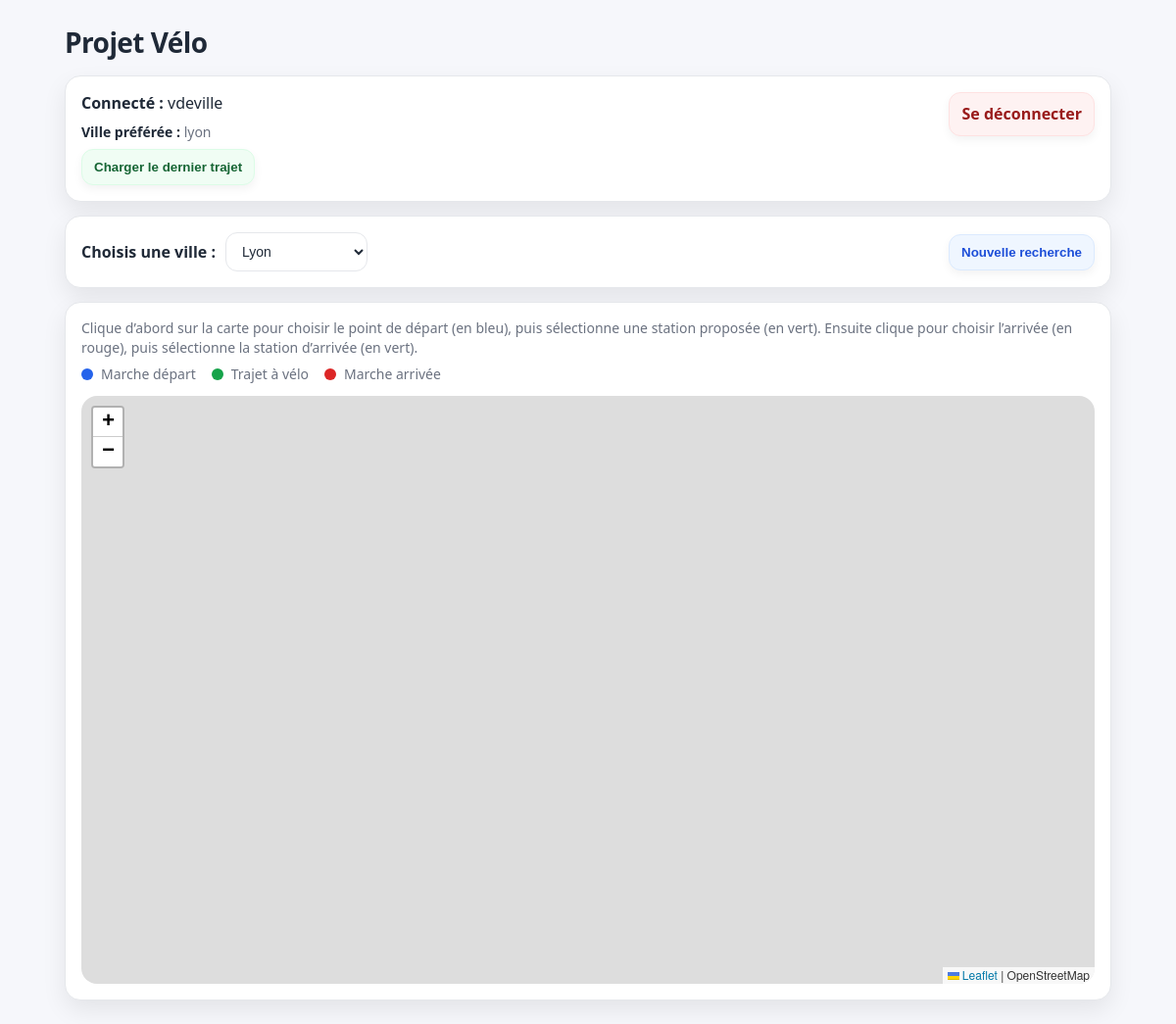
Screenshot of / (signed in) with the database file from the repository.
### app.py (models this page shows)
class User(UserMixin, db.Model):
    id = db.Column(db.Integer, primary_key=True)
    username = db.Column(db.String(250), unique=True, nullable=False)
    password = db.Column(db.String(250), nullable=False)
    preferedcity = db.Column(db.String(250), nullable=True)
    lastitinerary = db.Column(db.Text, nullable=True)

### app.py (the view)
@app.route("/")
def index():
    return render_template("index.html")

### app.py (called while the page is built)
@login_manager.user_loader
def loader_user(user_id):
    return db.session.get(User, int(user_id))

### templates/index.html (shortened to what this page needs)
<!DOCTYPE html>
<html lang="fr">
<head>
    <link rel="stylesheet" href="https://unpkg.com/leaflet/dist/leaflet.css" />
</head>
<body>
<div class="container">
    <div class="header">
        <div>
            <h1 class="title">Projet Vélo</h1>
        </div>
    </div>
    {% if not current_user.is_authenticated %}
    <div class="auth-wrapper">
        <div class="card">
            <h2 style="margin-top:0;">Bienvenue</h2>
            <p class="help-text" style="margin-bottom:0;">
                Connecte-toi ou crée un compte pour accéder à la carte de vélos !!
            </p>
        </div>
        <div class="auth-grid">
            <div class="card auth-box">
                <h2>Se connecter</h2>
                <form method="POST" action="/login">
                    <input type="text" name="username" placeholder="Nom d'utilisateur" required>
                    <input type="password" name="password" placeholder="Mot de passe" required>
                    <button type="submit" class="btn-primary">Connexion</button>
                </form>
            </div>
            <div class="card auth-box">
                <h2>Créer un compte</h2>
                <form method="POST" action="/register">
                    <input type="text" name="username" placeholder="Nom d'utilisateur" required>
                    <input type="password" name="password" placeholder="Mot de passe" required>
                    <button type="submit" class="btn-success">Créer le compte</button>
                </form>
            </div>
        </div>
    </div>
    {% else %}
    <div class="card">
        <div class="user-top">
            <div class="user-infos">
                <div><strong>Connecté :</strong> {{ current_user.username }}</div>
                <div class="info-line">
                    <strong>Ville préférée :</strong>
                    {{ current_user.preferedcity if current_user.preferedcity else "Aucune" }}
                </div>
                <div class="info-line">
                    {% if current_user.lastitinerary %}
                        <button type="button" id="btnLastTrip" class="link-btn btn-success">
                            Charger le dernier trajet
                        </button>
                    {% else %}
                        Aucun trajet enregistré
                    {% endif %}
                </div>
            </div>
            <div class="btns">
                <a href="/logout" class="link-btn btn-logout">Se déconnecter</a>
            </div>
        </div>
    </div>
    <div class="card controls">
        <div style="display:flex; flex-wrap:wrap; align-items:center; gap:10px;">
            <label for="villeSelect">Choisis une ville :</label>
            <select id="villeSelect">
                <option value="lyon" {% if current_user.preferedcity == "lyon" %}selected{% endif %}>Lyon</option>
            </select>
        </div>
        <div class="btns">
            <button id="btnReset" class="btn-primary">Nouvelle recherche</button>
        </div>
    </div>
    <div class="card">
        <p class="help-text">
            Clique d’abord sur la carte pour choisir le point de départ (en bleu), puis sélectionne une station proposée (en vert). Ensuite clique pour choisir l’arrivée (en rouge), puis sélectionne la station d’arrivée (en vert).
        </p>
        <div class="legend">
            <div class="legend-item"><span class="dot dot-blue"></span> Marche départ</div>
            <div class="legend-item"><span class="dot dot-green"></span> Trajet à vélo</div>
            <div class="legend-item"><span class="dot dot-red"></span> Marche arrivée</div>
        </div>
        <div id="map"></div>
    </div>
    {% endif %}
</div>
</body>
</html>

### templates/index.html (style rules this page uses)
:root { --bg:#f6f7fb; --card:#ffffff; --text:#1f2937; --muted:#6b7280; --border:#e5e7eb; --shadow:0 10px 25px rgba(0,0,0,.08); --radius:16px; --green:#16a34a; --red:#dc2626; --blue:#2563eb; }
* { box-sizing:border-box; }
body { margin:0; font-family:system-ui, -apple-system, Segoe UI, Roboto, Arial, sans-serif; color:var(--text); background:var(--bg); line-height:1.4; }
.container { max-width:1100px; margin:24px auto; padding:0 16px; }
.header { display:flex; align-items:flex-start; justify-content:space-between; gap:12px; margin-bottom:14px; }
.title { margin:0; font-size:28px; letter-spacing:-0.02em; }
.card { background:var(--card); border:1px solid var(--border); border-radius:var(--radius); box-shadow:var(--shadow); padding:16px; margin-bottom:14px; }
.controls { display:flex; flex-wrap:wrap; align-items:center; justify-content:space-between; gap:12px; }
.btns { display:flex; gap:10px; flex-wrap:wrap; }
button, .link-btn { border:1px solid var(--border); background:#fff; padding:10px 12px; border-radius:12px; cursor:pointer; font-weight:600; color:var(--text); box-shadow:0 4px 10px rgba(0,0,0,.05); transition:transform .05s ease, filter .15s ease; text-decoration:none; display:inline-flex; align-items:center; justify-content:center; }
.btn-primary { border-color:#dbeafe; background:#eff6ff; color:#1d4ed8; }
.btn-success { border-color:#dcfce7; background:#f0fdf4; color:#166534; }
.btn-logout { border-color:#fee2e2; background:#fef2f2; color:#991b1b; }
select, input { border:1px solid var(--border); border-radius:12px; padding:10px 12px; font-size:14px; background:#fff; color:var(--text); }
label { font-weight:600; }
#map { height:75vh; min-height:500px; width:100%; border-radius:var(--radius); overflow:hidden; margin-top:12px; }
.user-top { display:flex; flex-wrap:wrap; justify-content:space-between; align-items:flex-start; gap:12px; }
.user-infos { display:grid; gap:8px; }
.info-line { color:var(--muted); font-size:14px; }
.info-line strong { color:var(--text); }
.legend { display:flex; flex-wrap:wrap; gap:10px 16px; font-size:14px; color:var(--muted); margin-top:8px; }
.legend-item { display:flex; align-items:center; gap:8px; }
.dot { width:12px; height:12px; border-radius:999px; display:inline-block; }
.dot-blue { background:var(--blue); }
.dot-green { background:var(--green); }
.dot-red { background:var(--red); }
.help-text { font-size:14px; color:var(--muted); margin:0; }

### rows the page displays
User: username "vdeville", preferedcity "lyon", preferedcity "Lyon"
